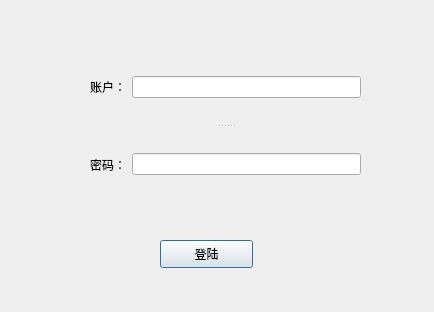
<?xml version="1.0" encoding="UTF-8"?>
<ui version="4.0">
 <class>login</class>
 <widget class="QDialog" name="login">
  <property name="geometry">
   <rect>
    <x>0</x>
    <y>0</y>
    <width>434</width>
    <height>312</height>
   </rect>
  </property>
  <property name="windowTitle">
   <string>Dialog</string>
  </property>
  <widget class="QPushButton" name="login_button">
   <property name="geometry">
    <rect>
     <x>160</x>
     <y>240</y>
     <width>93</width>
     <height>28</height>
    </rect>
   </property>
   <property name="text">
    <string>登陆</string>
   </property>
  </widget>
  <widget class="QSplitter" name="splitter">
   <property name="geometry">
    <rect>
     <x>90</x>
     <y>50</y>
     <width>271</width>
     <height>151</height>
    </rect>
   </property>
   <property name="orientation">
    <enum>Qt::Vertical</enum>
   </property>
   <widget class="QWidget" name="layoutWidget">
    <layout class="QHBoxLayout" name="horizontalLayout">
     <item>
      <widget class="QLabel" name="acct_label">
       <property name="text">
        <string>账户：</string>
       </property>
      </widget>
     </item>
     <item>
      <widget class="QLineEdit" name="acct_edit"/>
     </item>
    </layout>
   </widget>
   <widget class="QWidget" name="layoutWidget_2">
    <layout class="QHBoxLayout" name="horizontalLayout_2">
     <item>
      <widget class="QLabel" name="passwd_label">
       <property name="text">
        <string>密码：</string>
       </property>
      </widget>
     </item>
     <item>
      <widget class="QLineEdit" name="passwd_edit"/>
     </item>
    </layout>
   </widget>
  </widget>
 </widget>
 <resources/>
 <connections>
  <connection>
   <sender>login_button</sender>
   <signal>clicked()</signal>
   <receiver>login</receiver>
   <slot>close()</slot>
   <hints>
    <hint type="sourcelabel">
     <x>190</x>
     <y>252</y>
    </hint>
    <hint type="destinationlabel">
     <x>87</x>
     <y>251</y>
    </hint>
   </hints>
  </connection>
 </connections>
</ui>
